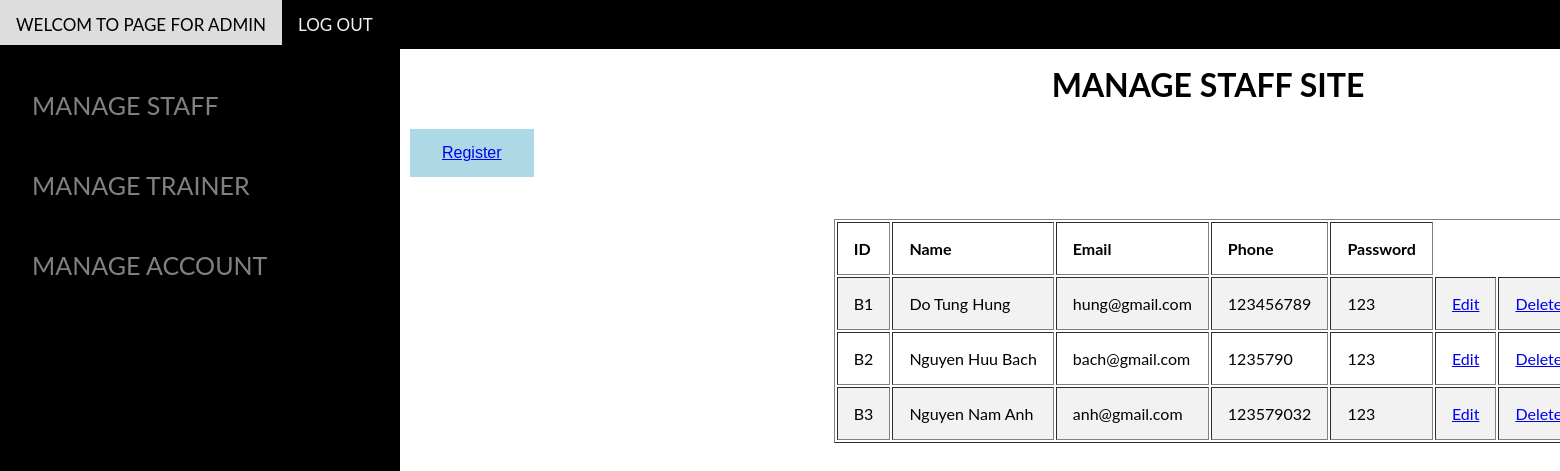
Page /adminstaff.php on the committed database.
### tables this page shows
CREATE TABLE `staff` (
  `StaffID` varchar(255) NOT NULL,
  `StaffName` varchar(255) NOT NULL,
  `StaffEmail` varchar(255) NOT NULL,
  `StaffPhone` int(10) NOT NULL,
  `StaffPassword` varchar(255) NOT NULL
);

### db.php (called while the page is built, shortened)
<?php
$hostname = 'localhost';
$username='root';
$password='';
$dbname='1670';
$port=3306;
function query($sql)
{
    global $hostname;
    global $username;
    global $password;
    global $dbname;
    global $port;
    $conn = new mysqli($hostname, $username, $password, $dbname, $port);
    $result = $conn->query($sql);
    $rows = mysqli_fetch_all($result);
    return $rows;
}
?>

### adminstaff.php (the view, shortened to what this page needs)
<!DOCTYPE html>
<html>
<head>
    <link rel="stylesheet" type="text/css" href="addstyle.css">
</head>
<body>
<div class="navbar">
  <a href="#">WELCOM TO PAGE FOR ADMIN</a>
  <a href="loginform1.php">LOG OUT</a>
</div>
<div class="sidenav">
<br>
    <a href="adminstaff.php">MANAGE STAFF</a>
    <br><br>
    <a href="admintrainer.php">MANAGE TRAINER</a>
    <br><br>
    <a href="adminacc.php">MANAGE ACCOUNT</a>
</div>
<div class="main" style="width: 1600px;">
<h1 style="text-align: center;">MANAGE STAFF SITE</h1>
<table border="1px" style="margin-left: auto;margin-right: auto;">
    <button class="button" type="submit"><a href="registerforadmin.php">Register</a></button>
    <tr>
    <th>ID</th>
    <th>Name</th>
    <th>Email</th>
    <th>Phone</th>
    <th>Password</th>
    </tr>
    <?php
require_once('./db.php');
?>
<?php
    require_once('./db.php');
    $sql = "Select * From staff";
    $rows = query($sql);
    foreach($rows as $r)
    {
        ?>
        <tr>
            <td align="center"><?=$r[0]?></td>
            <td align="center"><?=$r[1]?></td>
            <td align="center"><?=$r[2]?></td>
            <td align="center"><?=$r[3]?></td>
            <td align="center"><?=$r[4]?></td><br>
            <td><a href="adminstaff.php?EditStaff=<?=$r[0]?>">Edit</a></td>
            <td><a href="adminstaff.php?Deleteid=<?=$r[0]?>">Delete</a></td>
        </tr>
        <?php
    }
?>
</table>
<?php
require_once("db.php");
?>
</div>
</body>
</html>

### addstyle.css (style rules this page uses)
.navbar { overflow: hidden; background-color: black; position: fixed; top: 0; left: 0; width: 100%; }
.navbar a { float: left; display: block; color: #f2f2f2; text-align: center; padding: 14px 16px; text-decoration: none; font-size: 17px; }
th, td { text-align: left; padding: 16px; }
tr:nth-child(even) { background-color: #f2f2f2; }
.button { background-color: lightblue; border: none; color: black; padding: 15px 32px; text-align: center; text-decoration: none; display: inline-block; font-size: 16px; margin: 4px 2px; cursor: pointer; }
body { font-family: "Lato", sans-serif; }
.sidenav { height: 100%; width: 400px; position: fixed; top: 45px; left: 0; background-color: black; overflow-x: hidden; padding-top: 20px; }
.sidenav a { padding: 6px 6px 6px 32px; text-decoration: none; font-size: 25px; color: #818181; display: block; }
.main { margin-left: 400px; margin-top: 65px; }

### rows in the picture
staff: StaffID "B1", StaffName "Do Tung Hung", StaffEmail "hung@gmail.com", StaffPhone "123456789", StaffPassword "123"
staff: StaffID "B2", StaffName "Nguyen Huu Bach", StaffEmail "bach@gmail.com", StaffPhone "1235790", StaffPassword "123"
staff: StaffID "B3", StaffName "Nguyen Nam Anh", StaffEmail "anh@gmail.com", StaffPhone "123579032", StaffPassword "123"
